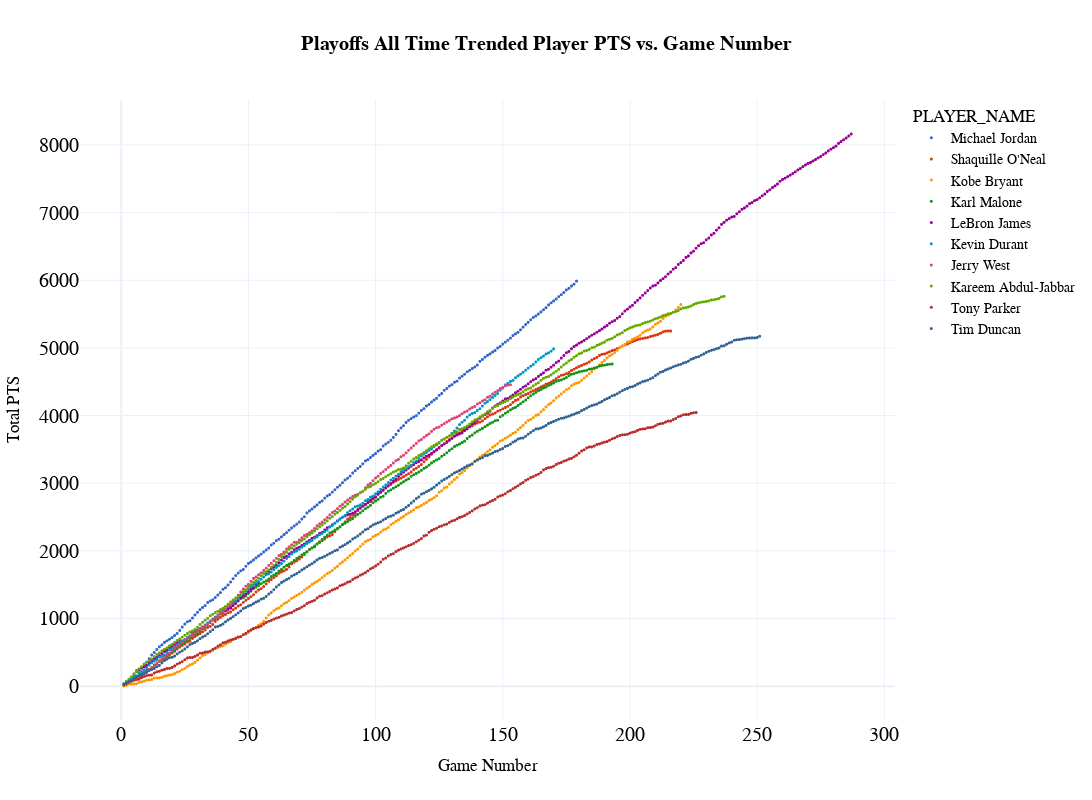

Here is the notebook cell this chart was saved with:
### Code cell
fig_playoffs = px.scatter(
  df_top_playoffs, 
  x="Game Number", 
  y="Total {}".format(sort_category_playoffs),
  color='PLAYER_NAME',
  color_discrete_sequence=px.colors.qualitative.G10,
  title="<b>Playoffs All Time Trended Player {} vs. Game Number</b>".format(sort_category),
  template="plotly_white",
  hover_data=['PLAYER_NAME', 'MIN', 'FGM', 'FGA', 'FG_PCT', 'FG3M', 'FG3A', 'FG3_PCT', 'FTM', 'FTA', 'OREB',
       'DREB', 'REB', 'AST', 'STL', 'BLK', 'TOV', 'PF', 'PTS', 'PLUS_MINUS', 'Season',
       'Game Number'], 
  height=800, 
  width=1200,
  )

fig_playoffs.update_layout(
    title_x=0.5,
    hoverlabel=dict(
        bgcolor="white",
        font_size=16,
        font_family="PT Sans Narrow"
    ),
    yaxis = dict(tickfont = dict(size=20)),
    xaxis = dict(tickfont = dict(size=20)),
    font=dict(
        family="PT Sans Narrow",
        size=14,
        color="Black"
    ),
    title_font_family="PT Sans Narrow"
)
fig_playoffs.update_traces(marker={'size': 3})

fig_playoffs

### Figure 1 — Plotly figure (JSON) as saved in the notebook; plotly's stock layout.template omitted (floating-point values rounded to 4 significant figures; data arrays with more than 128 entries replaced by an {"elided": "..."} marker saying what was removed)
{"data": [{"customdata": {"elided": "179x21 mixed values"}, "hovertemplate": "PLAYER_NAME=%{customdata[0]}<br>Game Number=%{x}<br>Total PTS=%{y}<br>MIN=%{customdata[1]}<br>FGM=%{customdata[2]}<br>FGA=%{customdata[3]}<br>FG_PCT=%{customdata[4]}<br>FG3M=%{customdata[5]}<br>FG3A=%{customdata[6]}<br>FG3_PCT=%{customdata[7]}<br>FTM=%{customdata[8]}<br>FTA=%{customdata[9]}<br>OREB=%{customdata[10]}<br>DREB=%{customdata[11]}<br>REB=%{customdata[12]}<br>AST=%{customdata[13]}<br>STL=%{customdata[14]}<br>BLK=%{customdata[15]}<br>TOV=%{customdata[16]}<br>PF=%{customdata[17]}<br>PTS=%{customdata[18]}<br>PLUS_MINUS=%{customdata[19]}<br>Season=%{customdata[20]}<extra></extra>", "legendgroup": "Michael Jordan", "marker": {"color": "#3366CC", "size": 3, "symbol": "circle"}, "mode": "markers", "name": "Michael Jordan", "showlegend": true, "type": "scattergl", "x": {"elided": "179 int values"}, "xaxis": "x", "y": {"elided": "179 int values"}, "yaxis": "y"}, {"customdata": {"elided": "216x21 mixed values"}, "hovertemplate": "PLAYER_NAME=%{customdata[0]}<br>Game Number=%{x}<br>Total PTS=%{y}<br>MIN=%{customdata[1]}<br>FGM=%{customdata[2]}<br>FGA=%{customdata[3]}<br>FG_PCT=%{customdata[4]}<br>FG3M=%{customdata[5]}<br>FG3A=%{customdata[6]}<br>FG3_PCT=%{customdata[7]}<br>FTM=%{customdata[8]}<br>FTA=%{customdata[9]}<br>OREB=%{customdata[10]}<br>DREB=%{customdata[11]}<br>REB=%{customdata[12]}<br>AST=%{customdata[13]}<br>STL=%{customdata[14]}<br>BLK=%{customdata[15]}<br>TOV=%{customdata[16]}<br>PF=%{customdata[17]}<br>PTS=%{customdata[18]}<br>PLUS_MINUS=%{customdata[19]}<br>Season=%{customdata[20]}<extra></extra>", "legendgroup": "Shaquille O'Neal", "marker": {"color": "#DC3912", "size": 3, "symbol": "circle"}, "mode": "markers", "name": "Shaquille O'Neal", "showlegend": true, "type": "scattergl", "x": {"elided": "216 int values"}, "xaxis": "x", "y": {"elided": "216 int values"}, "yaxis": "y"}, {"customdata": {"elided": "220x21 mixed values"}, "hovertemplate": "PLAYER_NAME=%{customdata[0]}<br>Game Number=%{x}<br>Total PTS=%{y}<br>MIN=%{customdata[1]}<br>FGM=%{customdata[2]}<br>FGA=%{customdata[3]}<br>FG_PCT=%{customdata[4]}<br>FG3M=%{customdata[5]}<br>FG3A=%{customdata[6]}<br>FG3_PCT=%{customdata[7]}<br>FTM=%{customdata[8]}<br>FTA=%{customdata[9]}<br>OREB=%{customdata[10]}<br>DREB=%{customdata[11]}<br>REB=%{customdata[12]}<br>AST=%{customdata[13]}<br>STL=%{customdata[14]}<br>BLK=%{customdata[15]}<br>TOV=%{customdata[16]}<br>PF=%{customdata[17]}<br>PTS=%{customdata[18]}<br>PLUS_MINUS=%{customdata[19]}<br>Season=%{customdata[20]}<extra></extra>", "legendgroup": "Kobe Bryant", "marker": {"color": "#FF9900", "size": 3, "symbol": "circle"}, "mode": "markers", "name": "Kobe Bryant", "showlegend": true, "type": "scattergl", "x": {"elided": "220 int values"}, "xaxis": "x", "y": {"elided": "220 int values"}, "yaxis": "y"}, {"customdata": {"elided": "193x21 mixed values"}, "hovertemplate": "PLAYER_NAME=%{customdata[0]}<br>Game Number=%{x}<br>Total PTS=%{y}<br>MIN=%{customdata[1]}<br>FGM=%{customdata[2]}<br>FGA=%{customdata[3]}<br>FG_PCT=%{customdata[4]}<br>FG3M=%{customdata[5]}<br>FG3A=%{customdata[6]}<br>FG3_PCT=%{customdata[7]}<br>FTM=%{customdata[8]}<br>FTA=%{customdata[9]}<br>OREB=%{customdata[10]}<br>DREB=%{customdata[11]}<br>REB=%{customdata[12]}<br>AST=%{customdata[13]}<br>STL=%{customdata[14]}<br>BLK=%{customdata[15]}<br>TOV=%{customdata[16]}<br>PF=%{customdata[17]}<br>PTS=%{customdata[18]}<br>PLUS_MINUS=%{customdata[19]}<br>Season=%{customdata[20]}<extra></extra>", "legendgroup": "Karl Malone", "marker": {"color": "#109618", "size": 3, "symbol": "circle"}, "mode": "markers", "name": "Karl Malone", "showlegend": true, "type": "scattergl", "x": {"elided": "193 int values"}, "xaxis": "x", "y": {"elided": "193 int values"}, "yaxis": "y"}, {"customdata": {"elided": "287x21 mixed values"}, "hovertemplate": "PLAYER_NAME=%{customdata[0]}<br>Game Number=%{x}<br>Total PTS=%{y}<br>MIN=%{customdata[1]}<br>FGM=%{customdata[2]}<br>FGA=%{customdata[3]}<br>FG_PCT=%{customdata[4]}<br>FG3M=%{customdata[5]}<br>FG3A=%{customdata[6]}<br>FG3_PCT=%{customdata[7]}<br>FTM=%{customdata[8]}<br>FTA=%{customdata[9]}<br>OREB=%{customdata[10]}<br>DREB=%{customdata[11]}<br>REB=%{customdata[12]}<br>AST=%{customdata[13]}<br>STL=%{customdata[14]}<br>BLK=%{customdata[15]}<br>TOV=%{customdata[16]}<br>PF=%{customdata[17]}<br>PTS=%{customdata[18]}<br>PLUS_MINUS=%{customdata[19]}<br>Season=%{customdata[20]}<extra></extra>", "legendgroup": "LeBron James", "marker": {"color": "#990099", "size": 3, "symbol": "circle"}, "mode": "markers", "name": "LeBron James", "showlegend": true, "type": "scattergl", "x": {"elided": "287 int values"}, "xaxis": "x", "y": {"elided": "287 int values"}, "yaxis": "y"}, {"customdata": {"elided": "170x21 mixed values"}, "hovertemplate": "PLAYER_NAME=%{customdata[0]}<br>Game Number=%{x}<br>Total PTS=%{y}<br>MIN=%{customdata[1]}<br>FGM=%{customdata[2]}<br>FGA=%{customdata[3]}<br>FG_PCT=%{customdata[4]}<br>FG3M=%{customdata[5]}<br>FG3A=%{customdata[6]}<br>FG3_PCT=%{customdata[7]}<br>FTM=%{customdata[8]}<br>FTA=%{customdata[9]}<br>OREB=%{customdata[10]}<br>DREB=%{customdata[11]}<br>REB=%{customdata[12]}<br>AST=%{customdata[13]}<br>STL=%{customdata[14]}<br>BLK=%{customdata[15]}<br>TOV=%{customdata[16]}<br>PF=%{customdata[17]}<br>PTS=%{customdata[18]}<br>PLUS_MINUS=%{customdata[19]}<br>Season=%{customdata[20]}<extra></extra>", "legendgroup": "Kevin Durant", "marker": {"color": "#0099C6", "size": 3, "symbol": "circle"}, "mode": "markers", "name": "Kevin Durant", "showlegend": true, "type": "scattergl", "x": {"elided": "170 int values"}, "xaxis": "x", "y": {"elided": "170 int values"}, "yaxis": "y"}, {"customdata": {"elided": "153x21 mixed values"}, "hovertemplate": "PLAYER_NAME=%{customdata[0]}<br>Game Number=%{x}<br>Total PTS=%{y}<br>MIN=%{customdata[1]}<br>FGM=%{customdata[2]}<br>FGA=%{customdata[3]}<br>FG_PCT=%{customdata[4]}<br>FG3M=%{customdata[5]}<br>FG3A=%{customdata[6]}<br>FG3_PCT=%{customdata[7]}<br>FTM=%{customdata[8]}<br>FTA=%{customdata[9]}<br>OREB=%{customdata[10]}<br>DREB=%{customdata[11]}<br>REB=%{customdata[12]}<br>AST=%{customdata[13]}<br>STL=%{customdata[14]}<br>BLK=%{customdata[15]}<br>TOV=%{customdata[16]}<br>PF=%{customdata[17]}<br>PTS=%{customdata[18]}<br>PLUS_MINUS=%{customdata[19]}<br>Season=%{customdata[20]}<extra></extra>", "legendgroup": "Jerry West", "marker": {"color": "#DD4477", "size": 3, "symbol": "circle"}, "mode": "markers", "name": "Jerry West", "showlegend": true, "type": "scattergl", "x": {"elided": "153 int values"}, "xaxis": "x", "y": {"elided": "153 int values"}, "yaxis": "y"}, {"customdata": {"elided": "237x21 mixed values"}, "hovertemplate": "PLAYER_NAME=%{customdata[0]}<br>Game Number=%{x}<br>Total PTS=%{y}<br>MIN=%{customdata[1]}<br>FGM=%{customdata[2]}<br>FGA=%{customdata[3]}<br>FG_PCT=%{customdata[4]}<br>FG3M=%{customdata[5]}<br>FG3A=%{customdata[6]}<br>FG3_PCT=%{customdata[7]}<br>FTM=%{customdata[8]}<br>FTA=%{customdata[9]}<br>OREB=%{customdata[10]}<br>DREB=%{customdata[11]}<br>REB=%{customdata[12]}<br>AST=%{customdata[13]}<br>STL=%{customdata[14]}<br>BLK=%{customdata[15]}<br>TOV=%{customdata[16]}<br>PF=%{customdata[17]}<br>PTS=%{customdata[18]}<br>PLUS_MINUS=%{customdata[19]}<br>Season=%{customdata[20]}<extra></extra>", "legendgroup": "Kareem Abdul-Jabbar", "marker": {"color": "#66AA00", "size": 3, "symbol": "circle"}, "mode": "markers", "name": "Kareem Abdul-Jabbar", "showlegend": true, "type": "scattergl", "x": {"elided": "237 int values"}, "xaxis": "x", "y": {"elided": "237 int values"}, "yaxis": "y"}, {"customdata": {"elided": "226x21 mixed values"}, "hovertemplate": "PLAYER_NAME=%{customdata[0]}<br>Game Number=%{x}<br>Total PTS=%{y}<br>MIN=%{customdata[1]}<br>FGM=%{customdata[2]}<br>FGA=%{customdata[3]}<br>FG_PCT=%{customdata[4]}<br>FG3M=%{customdata[5]}<br>FG3A=%{customdata[6]}<br>FG3_PCT=%{customdata[7]}<br>FTM=%{customdata[8]}<br>FTA=%{customdata[9]}<br>OREB=%{customdata[10]}<br>DREB=%{customdata[11]}<br>REB=%{customdata[12]}<br>AST=%{customdata[13]}<br>STL=%{customdata[14]}<br>BLK=%{customdata[15]}<br>TOV=%{customdata[16]}<br>PF=%{customdata[17]}<br>PTS=%{customdata[18]}<br>PLUS_MINUS=%{customdata[19]}<br>Season=%{customdata[20]}<extra></extra>", "legendgroup": "Tony Parker", "marker": {"color": "#B82E2E", "size": 3, "symbol": "circle"}, "mode": "markers", "name": "Tony Parker", "showlegend": true, "type": "scattergl", "x": {"elided": "226 int values"}, "xaxis": "x", "y": {"elided": "226 int values"}, "yaxis": "y"}, {"customdata": {"elided": "251x21 mixed values"}, "hovertemplate": "PLAYER_NAME=%{customdata[0]}<br>Game Number=%{x}<br>Total PTS=%{y}<br>MIN=%{customdata[1]}<br>FGM=%{customdata[2]}<br>FGA=%{customdata[3]}<br>FG_PCT=%{customdata[4]}<br>FG3M=%{customdata[5]}<br>FG3A=%{customdata[6]}<br>FG3_PCT=%{customdata[7]}<br>FTM=%{customdata[8]}<br>FTA=%{customdata[9]}<br>OREB=%{customdata[10]}<br>DREB=%{customdata[11]}<br>REB=%{customdata[12]}<br>AST=%{customdata[13]}<br>STL=%{customdata[14]}<br>BLK=%{customdata[15]}<br>TOV=%{customdata[16]}<br>PF=%{customdata[17]}<br>PTS=%{customdata[18]}<br>PLUS_MINUS=%{customdata[19]}<br>Season=%{customdata[20]}<extra></extra>", "legendgroup": "Tim Duncan", "marker": {"color": "#316395", "size": 3, "symbol": "circle"}, "mode": "markers", "name": "Tim Duncan", "showlegend": true, "type": "scattergl", "x": {"elided": "251 int values"}, "xaxis": "x", "y": {"elided": "251 int values"}, "yaxis": "y"}], "layout": {"font": {"color": "Black", "family": "PT Sans Narrow", "size": 14}, "height": 800, "hoverlabel": {"bgcolor": "white", "font": {"family": "PT Sans Narrow", "size": 16}}, "legend": {"title": {"text": "PLAYER_NAME"}, "tracegroupgap": 0}, "title": {"font": {"family": "PT Sans Narrow"}, "text": "<b>Playoffs All Time Trended Player PTS vs. Game Number</b>", "x": 0.5}, "width": 1200, "xaxis": {"anchor": "y", "domain": [0, 1], "tickfont": {"size": 20}, "title": {"text": "Game Number"}}, "yaxis": {"anchor": "x", "domain": [0, 1], "tickfont": {"size": 20}, "title": {"text": "Total PTS"}}}}
